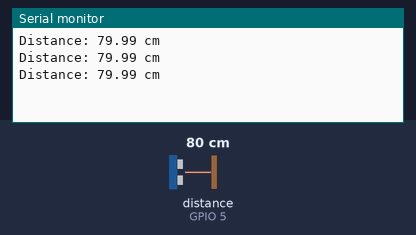
Bench run of a program on a simulated Seeed XIAO ESP32-C3. On the bench: the last lines printed to the serial monitor. Wiring (inferred from the names in the program): ultrasonic range finder: trigger GPIO 4; echo GPIO 5. The test bench sets the inputs (shaded band); at power-on: distance to the obstacle (sensor on GPIO 5) 80 cm. The echo pulse lasts 58.3 µs per cm.

Above: at 1.3 s.
1.4 s: distance to the obstacle (sensor on GPIO 5) set to 2 cm
At 1.9 s:
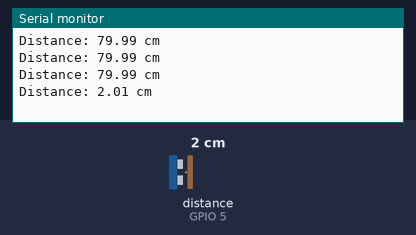
2.9 s: distance to the obstacle (sensor on GPIO 5) set to 4 cm
At 3.4 s:
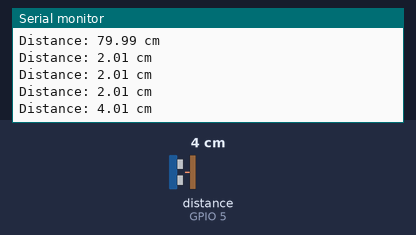
Timing chart, 0 to 5.9 s (numbered marks = the images above; inputs shaded):
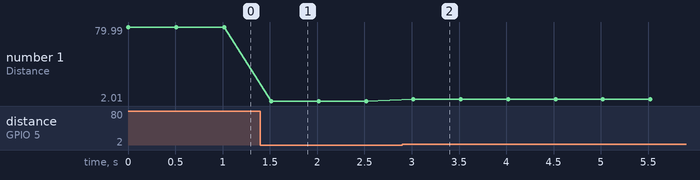

The program:

main.cpp
```cpp
#include <Arduino.h>

// ⚠️ GPIO réels de la XIAO ESP32C3
const int trig_pin = 4;
const int echo_pin = 5;

// Mode debug
bool debug = true;


// ----------- Fonction mesure distance -----------
float getDistance() {
  // Reset trig
  digitalWrite(trig_pin, LOW);
  delayMicroseconds(2);

  // Impulsion 10µs
  digitalWrite(trig_pin, HIGH);
  delayMicroseconds(10);
  digitalWrite(trig_pin, LOW);

  // Lecture avec timeout (30 ms)
  long duration = pulseIn(echo_pin, HIGH, 30000);

  if (duration == 0) {
    return -1; // aucune réponse
  }

  // Conversion en cm
  float distance = (duration * 0.0343) / 2;
  return distance;
}


// ----------- Fonction affichage -----------
void afficherDistance(float distance) {
  if (!debug) return;

  if (distance < 0) {
    Serial.println("Aucune detection");
  } else {
    Serial.print("Distance: ");
    Serial.print(distance);
    Serial.println(" cm");
  }
}


// ----------- Setup -----------
void setup() {
  Serial.begin(115200); // plus rapide que 9600

  pinMode(trig_pin, OUTPUT);
  pinMode(echo_pin, INPUT);

  digitalWrite(trig_pin, LOW);
}


// ----------- Loop -----------
void loop() {
  float distance = getDistance();
  afficherDistance(distance);

  delay(500);
}
```

Measured:
- after the input at 1.4 s, the serial monitor: prints a new line after 0.12 s (image 1)
- after the input at 2.9 s, the serial monitor: prints a new line after 0.12 s (image 2)
- plotted number 1: 79.99 → 2.01 after the input at 1.4 s, 2.01 → 4.01 after the input at 2.9 s
